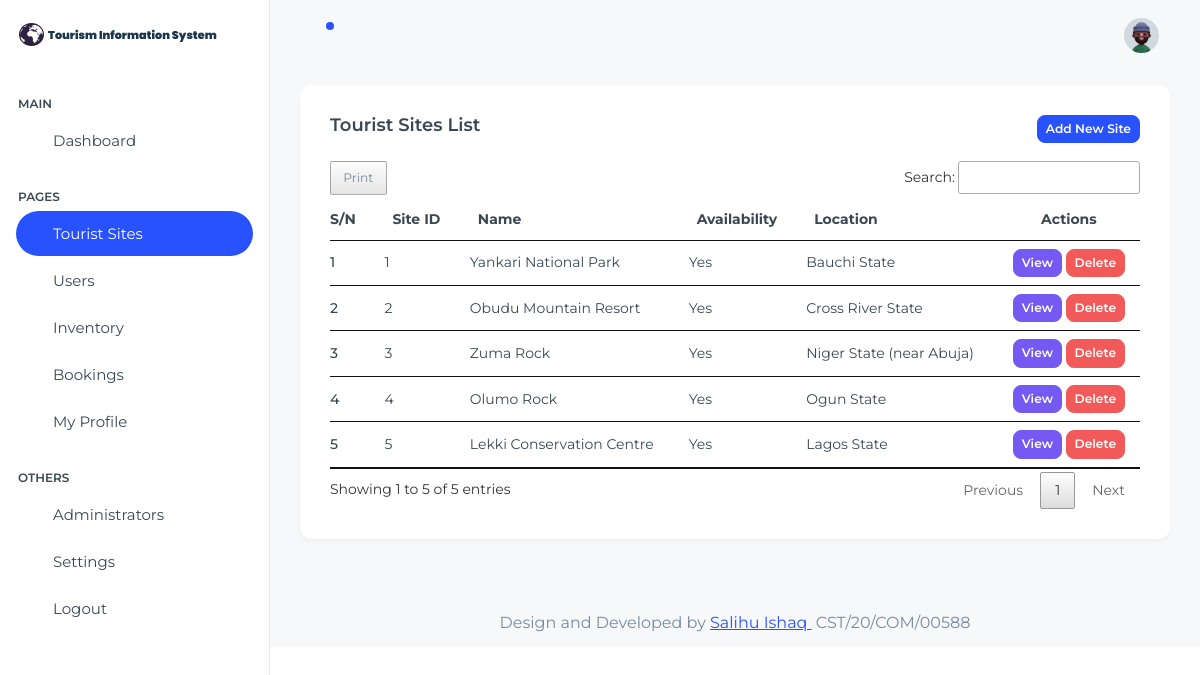
The page /admin/sites.php (signed in) on the database its author committed.
### tables this page shows
CREATE TABLE `sites` (
  `siteID` int(11) NOT NULL,
  `name` varchar(255) NOT NULL,
  `description` text DEFAULT NULL,
  `location` varchar(255) NOT NULL,
  `availability` tinyint(1) DEFAULT 1,
  `images` text DEFAULT NULL,
  `amount` decimal(10,0) NOT NULL,
  `status` enum('active','inactive') DEFAULT 'active',
  `created_at` timestamp NOT NULL DEFAULT current_timestamp(),
  `updated_at` timestamp NOT NULL DEFAULT current_timestamp() ON UPDATE current_timestamp()
);

### Database.php (called while the page is built, shortened)
<?php
if (!class_exists('Database')) {
    class Database
    {
        private $host = "localhost";
        private $user = "root";
        private $password = "";
        private $dbname = "tourism";
        private $conn;
        public function __construct()
        {
            try {
                $dsn = "mysql:host={$this->host};dbname={$this->dbname};charset=utf8mb4";
                $options = [
                    PDO::ATTR_ERRMODE => PDO::ERRMODE_EXCEPTION,
                    PDO::ATTR_DEFAULT_FETCH_MODE => PDO::FETCH_ASSOC,
                    PDO::ATTR_EMULATE_PREPARES => false,
                ];
                $this->conn = new PDO($dsn, $this->user, $this->password, $options);
            } catch (PDOException $e) {
                echo "Connection failed: " . $e->getMessage();
                exit;
            }
        }
        public function readAll($table, $condition = "")
        {
            try {
                $sql = "SELECT * FROM $table $condition";
                $stmt = $this->conn->query($sql);
                return $stmt->fetchAll(PDO::FETCH_ASSOC);
            } catch (PDOException $e) {
                die("Error: " . $e->getMessage());
            }
        }
    }
}

### admin/sites.php (the view, shortened to what this page needs)
<?php
include "header.php";
include "sidebar.php";
$sites = $db->readAll("sites");
?>
<link rel="stylesheet" href="assets/css/jquery.dataTables.min.css">
<link rel="stylesheet" href="assets/css/buttons.dataTables.min.css">
<div class="container-fluid">
    <div class="card">
        <div class="card-body">
            <h5 class="card-title fw-semibold mb-4">
                Tourist Sites List
                <a href="add-site.php" class="btn btn-primary btn-sm float-end">Add New Site</a>
            </h5>
            <div class="table-responsive">
                <table id="sitesTable" class="table text-nowrap align-middle mb-0">
                    <thead>
                        <tr class="border-2 border-bottom border-primary border-0">
                            <th scope="col" class="ps-0">S/N</th>
                            <th scope="col">Site ID</th>
                            <th scope="col">Name</th>
                            <th scope="col">Availability</th>
                            <th scope="col">Location</th>
                            <th scope="col" class="text-center">Actions</th>
                        </tr>
                    </thead>
                    <tbody class="table-group-divider">
                        <?php $sn = 1; ?>
                        <?php foreach ($sites as $site): ?>
                            <tr>
                                <td class="ps-0 fw-medium"><?php echo $sn++; ?></td>
                                <td><?php echo htmlspecialchars($site['siteID']); ?></td>
                                <td><?php echo htmlspecialchars($site['name']); ?></td>
                                <td><?php echo $site['availability'] == '1' ? 'Yes' : 'No'; ?></td>
                                <td><?php echo htmlspecialchars($site['location']); ?></td>
                                <td class="text-center">
                                    <a href="view-site.php?id=<?php echo $site['siteID']; ?>" class="btn btn-info btn-sm">View</a>
                                    <button class="btn btn-danger btn-sm" onclick="confirmDelete(<?php echo $site['siteID']; ?>)">Delete</button>
                                </td>
                            </tr>
                        <?php endforeach; ?>
                    </tbody>
                </table>
            </div>
        </div>
    </div>
</div>
<?php include "footer.php"; ?>

### rows shown on the page
sites: siteID "1", name "Yankari National Park", availability "Yes", location "Bauchi State"
sites: siteID "2", name "Obudu Mountain Resort", availability "Yes", location "Cross River State"
sites: siteID "3", name "Zuma Rock", availability "Yes", location "Niger State (near Abuja)"
sites: siteID "4", name "Olumo Rock", availability "Yes", location "Ogun State"
sites: siteID "5", name "Lekki Conservation Centre", availability "Yes", location "Lagos State"
